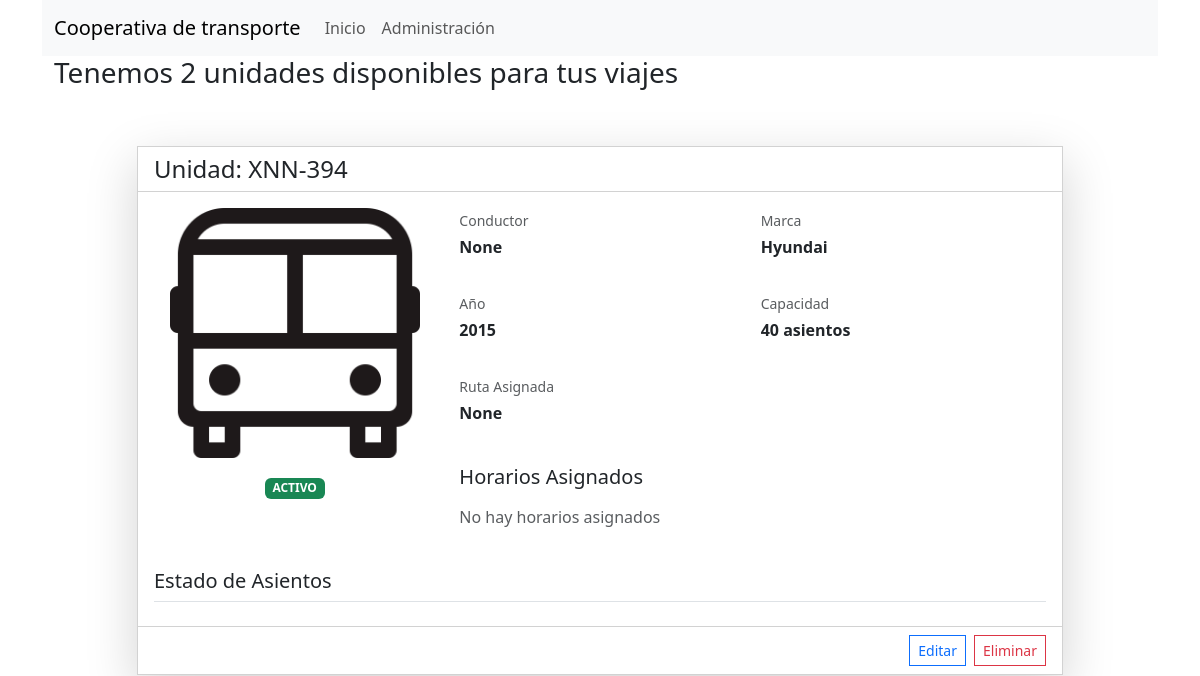
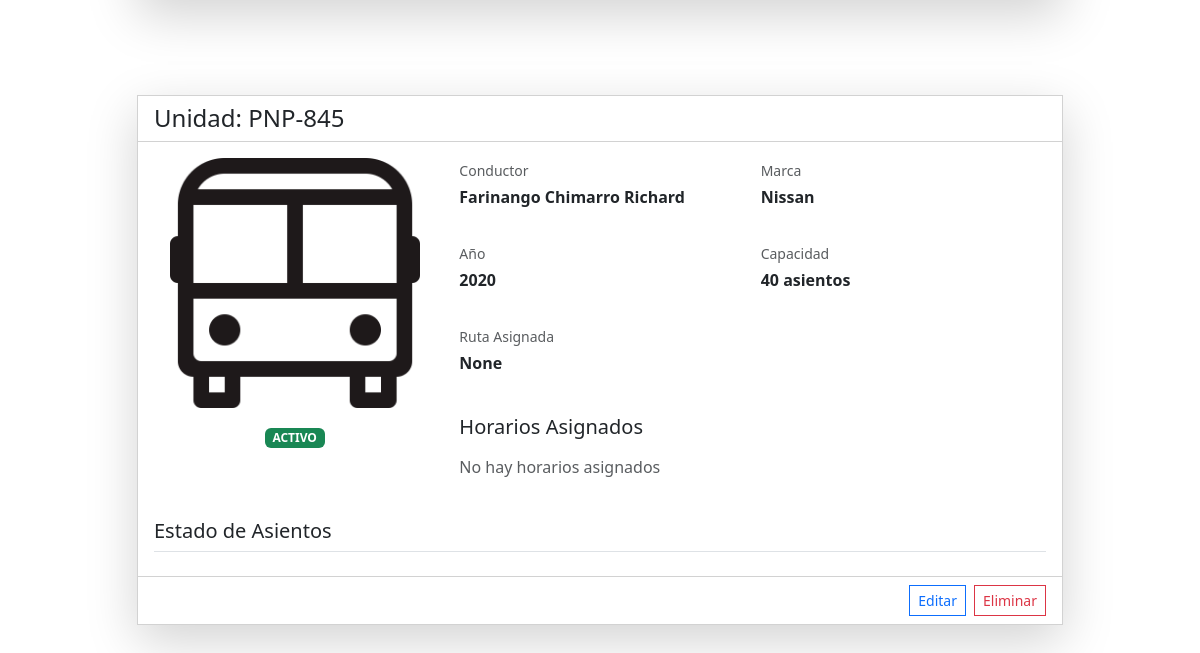
The page /buses/ on the database as committed earlier (2 pictures, top to bottom).
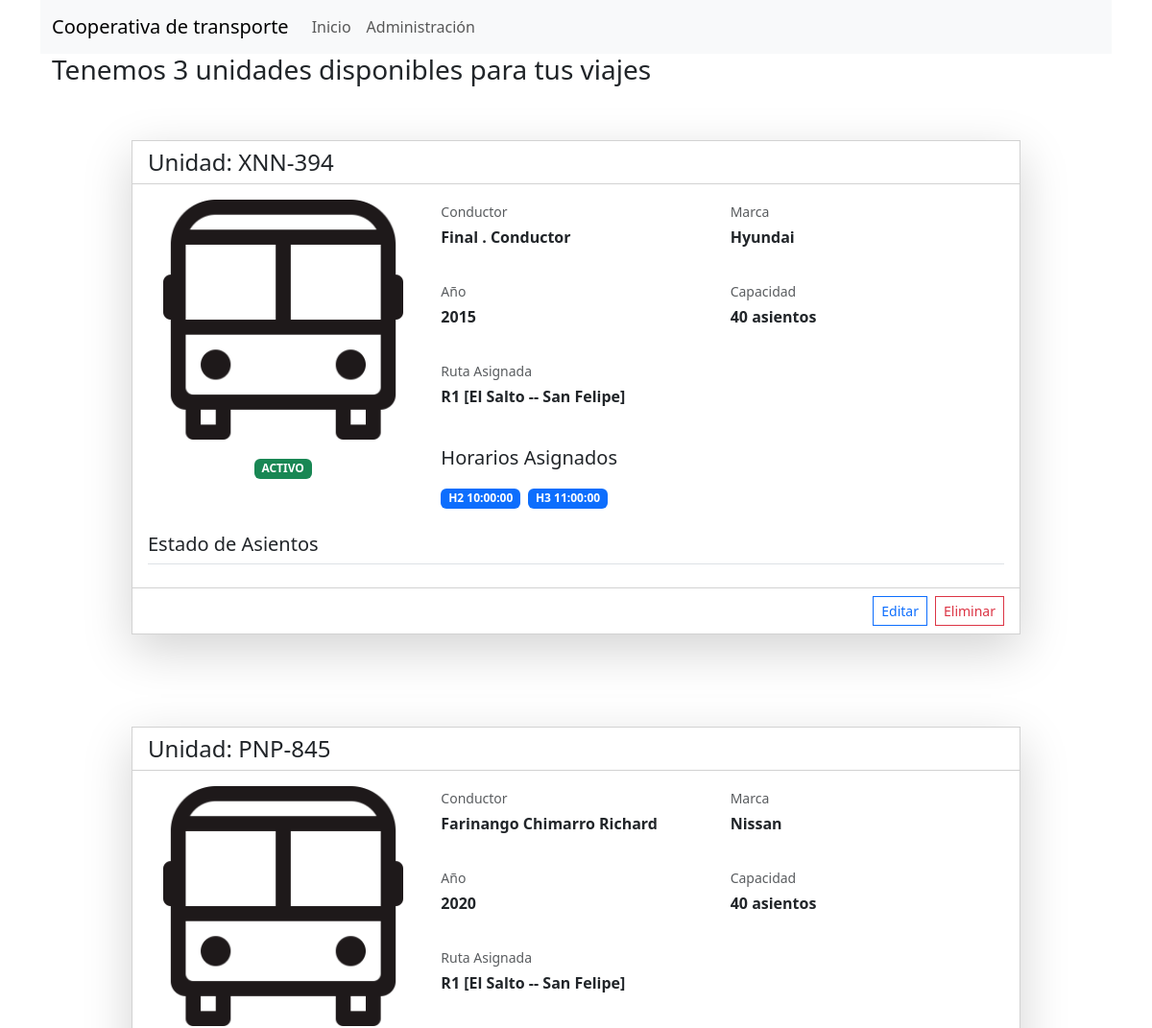
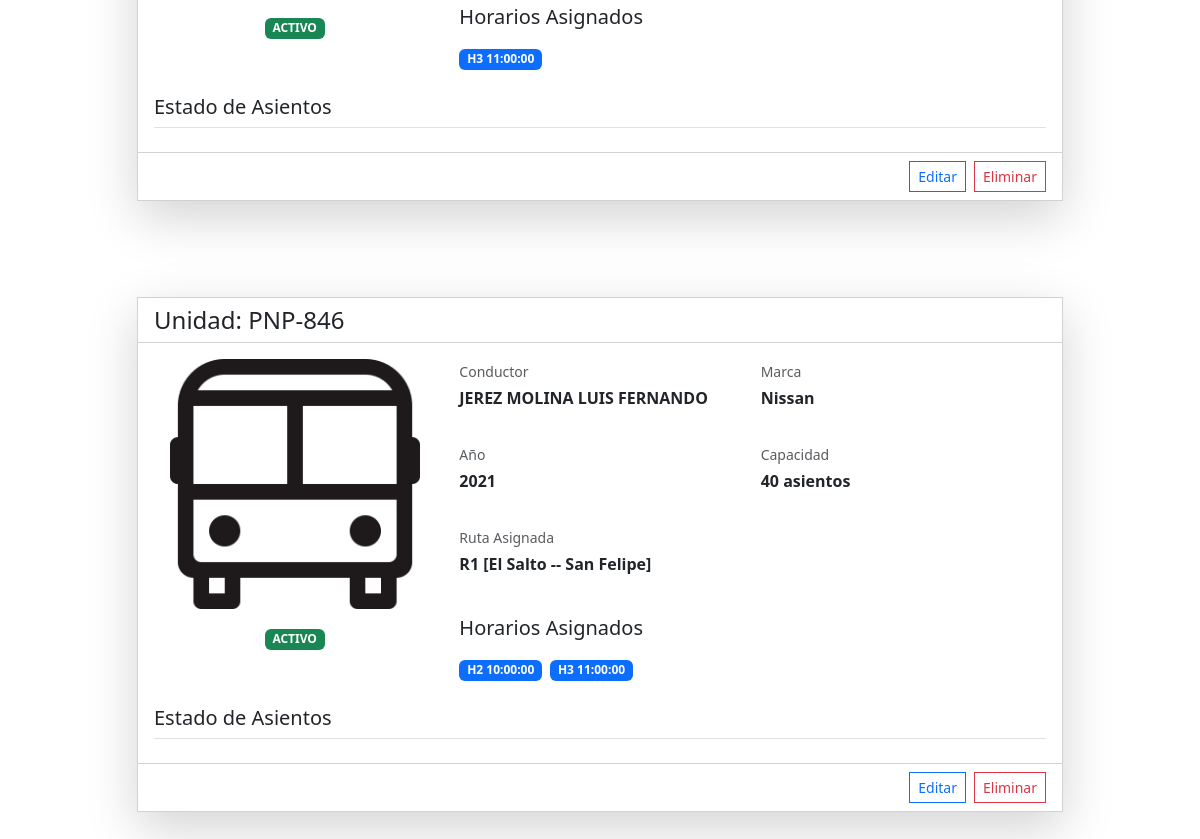
The same page on the database as committed later (2 pictures, top to bottom).
### Apps/buses/models.py (models this page shows, shortened)
class Buses(models.Model):
    id = models.AutoField(primary_key=True)
    placa = models.CharField(max_length=8, unique=True, verbose_name='PLACA')
    foto = models.ImageField(upload_to='buses/', default='buses/bus.png', verbose_name='FOTO DE LA UNIDAD')
    conductor = models.ForeignKey(Conductores, on_delete=models.CASCADE, null=True, verbose_name='CONDUCTOR DE LA UNIDAD')
    marca = models.CharField(max_length=50, verbose_name='MARCA DE LA UNIDAD')
    anio = models.PositiveIntegerField(verbose_name='AÑO DE LA UNIDAD')
    ruta = models.ForeignKey(Ruta, on_delete=models.PROTECT, null=True, verbose_name='RUTA')
    horario = models.ManyToManyField(Horario, verbose_name='HORARIOS', null=True)
    estado = models.CharField(max_length=30, default='ACTIVO', verbose_name='ESTADO DE LA UNIDAD')
    asientos = models.PositiveIntegerField(default=40, verbose_name='¿CUÁNTOS ASIENTOS PARA PASAJEROS TIENE LA UNIDAD?')

### Apps/conductores/models.py (models this page shows)
class Conductores(models.Model):
    id = models.AutoField(primary_key=True)
    dni = models.CharField(unique=True, max_length=10)
    foto = models.ImageField(upload_to='conductores/', default='conductores/conductor_default.png')
    apellido1 = models.CharField(max_length=150)
    apellido2 = models.CharField(max_length=150)
    nombres = models.CharField(max_length=150)
    email = models.EmailField()
    celular = models.CharField(max_length=10)
    def __str__(self):
        return f"{self.apellido1} {self.apellido2} {self.nombres}"

### Apps/rutas/models.py (models this page shows)
class Ruta(models.Model):
    id = models.BigAutoField(primary_key=True)
    codigo = models.CharField(max_length=10, unique=True)
    partida = models.TextField(verbose_name='Lugar de Partida')
    destino = models.TextField(verbose_name='Lugar de Llegada')
    precio = models.DecimalField(verbose_name='Precio', default=0.3, max_digits=4, decimal_places=2)
    def __str__(self):
        return f'{self.codigo} [{self.partida} -- {self.destino}]'

### Apps/horarios/models.py (models this page shows)
class Horario(models.Model):
    id = models.AutoField(primary_key=True)
    codigo = models.CharField(max_length=10, unique=True)
    hora = models.TimeField()
    def __str__(self):
        return f"{self.codigo} {self.hora}"

### Apps/buses/views.py (the view)
# urls.py: path('', views.buses),
def buses(request):
    return render(request, 'buses.html', {'total_buses':Buses.objects.count(),
                                          'buses':Buses.objects.all(),
                                          'titulo':'BUSES'})

### Apps/buses/templates/buses.html (shortened to what this page needs)
{% extends 'base.html' %}
{% block body %}
<div class="d-flex justify-content-center">
    <div class="container">
        <h3 class="h3">Tenemos {{total_buses}} unidades disponibles para tus viajes</h3>
    </div>
</div>
<div class="row justify-content-center">
    {% for bus in buses %}
    <div class="col-lg-10 mt-5 mb-5">
        <div class="rounded-0 card shadow-lg">
            <div class="card-header bg-white d-flex justify-content-between align-items-center">
                <h4 class="mb-0">Unidad: {{ bus.placa }}</h4>
            </div>
            <div class="card-body">
                <div class="row">
                    <div class="col-md-4 mb-4">
                        <div class="text-center">
                            <img src="{{ bus.foto.url }}" alt="Foto del Bus {{ bus.placa }}"
                                class="img-fluid rounded mb-3" style="max-height: 250px; object-fit: cover;">
                            <div class="badge bg-{% if bus.estado == 'ACTIVO' %}success {%else%}danger{%endif%} mb-2">
                                {{ bus.estado }}
                            </div>
                        </div>
                    </div>
                    <div class="col-md-8">
                        <div class="row g-3">
                            <div class="col-md-6">
                                <div class="detail-item">
                                    <label class="text-muted small mb-1">Conductor</label>
                                    <p class="mb-3 fw-bold">{{ bus.conductor }}</p>
                                </div>
                            </div>
                            <div class="col-md-6">
                                <div class="detail-item">
                                    <label class="text-muted small mb-1">Marca</label>
                                    <p class="mb-3 fw-bold">{{ bus.marca }}</p>
                                </div>
                            </div>
                            <div class="col-md-6">
                                <div class="detail-item">
                                    <label class="text-muted small mb-1">Año</label>
                                    <p class="mb-3 fw-bold">{{ bus.anio }}</p>
                                </div>
                            </div>
                            <div class="col-md-6">
                                <div class="detail-item">
                                    <label class="text-muted small mb-1">Capacidad</label>
                                    <p class="mb-3 fw-bold">{{ bus.asientos }} asientos</p>
                                </div>
                            </div>
                            <div class="col-12">
                                <div class="detail-item">
                                    <label class="text-muted small mb-1">Ruta Asignada</label>
                                    <p class="mb-3 fw-bold">{{ bus.ruta }}</p>
                                </div>
                            </div>
                        </div>
                        <div class="mt-4">
                            <h5 class="mb-3">Horarios Asignados</h5>
                            <div class="row g-2">
                                {% for horario in bus.horario.all %}
                                <div class="col-auto">
                                    <span class="badge bg-primary">{{ horario }}</span>
                                </div>
                                {% empty %}
                                <div class="col-12">
                                    <p class="text-muted">No hay horarios asignados</p>
                                </div>
                                {% endfor %}
                            </div>
                        </div>
                    </div>
                </div>
                <div class="mt-4">
                    <h5 class="border-bottom pb-2">Estado de Asientos</h5>
                </div>
            </div>
            <div class="card-footer bg-white">
                <div class="d-flex justify-content-end align-items-center">
                    <a href="/buses/administracion/editar/{{bus.id}}"
                        class="rounded-0 btn btn-outline-primary btn-sm me-2">
                         Editar
                    </a>
                    <form action="/buses/administracion/eliminar/{{bus.id}}" method="post">
                        <button type="submit" class="rounded-0 btn btn-outline-danger btn-sm"
                            onclick="return confirm('Estás seguro de eliminar la unidad con la placa {{bus.placa}}')">
                             Eliminar
                        </button>
                    </form>
                </div>
            </div>
        </div>
    </div>
    {% endfor %}
</div>
{% endblock %}

### Apps/web/templates/base.html (shortened to what this page needs)
<!DOCTYPE html>
<html lang="es" data-bs-theme="ligth">
<head>
    <link rel="stylesheet" href="https://cdn.jsdelivr.net/npm/bootstrap@5.3.3/dist/css/bootstrap.min.css"
>
    <link rel="stylesheet"
        href="https://cdn.jsdelivr.net/npm/@fortawesome/fontawesome-free@6.6.0/css/fontawesome.min.css"
>
    <link rel="stylesheet" href="https://cdnjs.cloudflare.com/ajax/libs/izitoast/1.4.0/css/iziToast.min.css"
 />
</head>
<header>
    <nav class="navbar navbar-expand-lg bg-body-tertiary">
        <div class="container-fluid">
            <a class="navbar-brand" href="/">Cooperativa de transporte</a>
            <div class="collapse navbar-collapse" id="navbarSupportedContent">
                <ul class="navbar-nav me-auto mb-2 mb-lg-0">
                    <li class="nav-item">
                        <a class="nav-link" aria-current="page" href="/">Inicio</a>
                    </li>
                    <li class="nav-item">
                        <button class="nav-link rounded-0 btn btn-sm btn-outline-success" type="button"
                            data-bs-toggle="offcanvas" data-bs-target="#opciones"
                            aria-controls="offcanvasExample">
                            Administración
                        </button>
                    </li>
                </ul>
            </div>
        </div>
    </nav>
</header>
<body class="container">
    {% block body %}
    {% endblock %}
</body>
</html>

Rows that differ between the two databases and show on the page:
changed Buses "XNN-394": conductor "None" → "Final . Conductor"; ruta "None" → "R1 [El Salto -- San Felipe]"; no longer shows "No hay horarios asignados"
added Horario: codigo+hora "H2 10:00:00"
added Horario: codigo+hora "H3 11:00:00"
changed Buses "PNP-845": ruta "None" → "R1 [El Salto -- San Felipe]"; no longer shows "No hay horarios asignados"
added Buses: placa "PNP-846", foto (picture), estado "ACTIVO", conductor "JEREZ MOLINA LUIS FERNANDO", marca "Nissan", anio "2021", asientos "40", ruta "R1 [El Salto -- San Felipe]"
Other text that changed with them:
{{ total_buses }}: "2" → "3"
